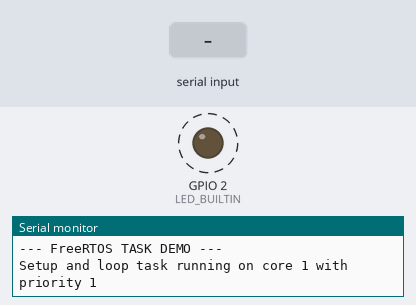
Bench run of a sketch on a simulated ESP32. Parts: output pins drawn as LEDs (lit = HIGH), the last lines printed to the serial monitor. Dashed ring = blinking. The inputs (shaded band) are chosen by the test bench.

Above: at 4.5 s.
4.6 s: "5\n" received over Serial
At 6.0 s:
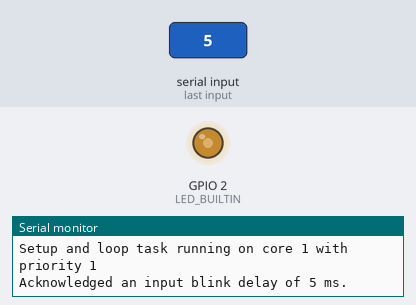
6.7 s: "90\n" received over Serial
At 7.19 s:
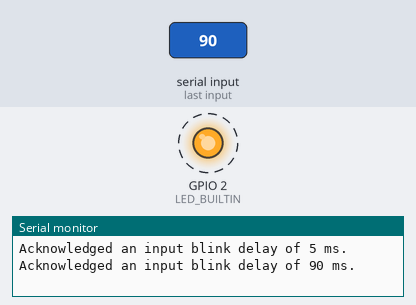
Timing chart, 0 to 16.2 s (numbered marks = the images above; inputs shaded):
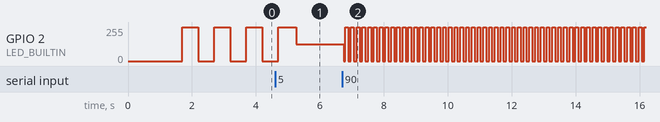

Measured:
- after the input at 6.7 s, GPIO 2 (LED_BUILTIN): alternates 255/255 for 0.09 s and 0/255 for 0.09 s, starting at once
- by itself, GPIO 2 (LED_BUILTIN): alternates 255/255 for 0.50 s and 0/255 for 0.50 s

The sketch:

1_user_input_blink_rate.ino
```cpp
#if CONFIG_FREERTOS_UNICORE
  static const BaseType_t app_cpu = 0;
#else
  static const BaseType_t app_cpu = 1;
#endif

#define LED_BUILTIN 2
#define STR_BUFFER_SIZE 25

static int ledBlinkDelayMs = 500;
static bool ledStatus = false;
static char strBuffer[STR_BUFFER_SIZE];

// Tasks
void setBlinkDelayTask(void *parameter){
  for(;;){
    int availableBytes = Serial.available();
    for(int i = 0; ((i < STR_BUFFER_SIZE) && (i < availableBytes)); i++){
        char c = Serial.read();
        if(c == '\n'){
          break;
        }
        strBuffer[i] = c;
        strBuffer[i+1] = '\0'; // Append a null
    }

    if(strlen(strBuffer) && (strspn(strBuffer, "0123456789") == strlen(strBuffer))){
      ledBlinkDelayMs = atoi(strBuffer);
      Serial.print("Acknowledged an input blink delay of ");
      Serial.print(ledBlinkDelayMs);
      Serial.println(" ms.");
      strBuffer[0] = '\0';
    }
    vTaskDelay(1000/portTICK_RATE_MS);
  }
}

void blinkTask(void *parameter){
  for(;;){
    ledStatus = !ledStatus;
    digitalWrite(LED_BUILTIN, ledStatus);
    vTaskDelay(ledBlinkDelayMs/portTICK_RATE_MS);
  }
}

// Task handles
static TaskHandle_t blinkTaskHandle = NULL;
static TaskHandle_t setBlinkDelayTaskHandle = NULL;


void setup() {
  pinMode(LED_BUILTIN, OUTPUT);
    // Configure Serial (go slow so we can watch the preemption)
  Serial.begin(300);

  // Wait a moment to start so we dont miss serial output.
  vTaskDelay(1000/portTICK_PERIOD_MS);
  Serial.println();
  Serial.println("--- FreeRTOS TASK DEMO ---");

  // Print self priority
  Serial.print("Setup and loop task running on core ");
  Serial.print(xPortGetCoreID());
  Serial.print(" with priority ");
  Serial.println(uxTaskPriorityGet(NULL));

  xTaskCreatePinnedToCore(
    blinkTask,              // Task Func Pointer
    "blinkTask",            // Task Name
    1024,                   // Stack Size
    NULL,                   // Parameter to Pass
    2,                      // Task Priority
    &blinkTaskHandle,       // Task handle
    app_cpu                 // CPU To Run IN
  );

  xTaskCreatePinnedToCore(
    setBlinkDelayTask,   // Task Func Pointer
    "setBlinkDelayTask",     // Task Name
    1024,         // Stack Size
    NULL,         // Parameter to Pass
    3,            // Task Priority
    &setBlinkDelayTaskHandle,      // Task handle
    app_cpu       // CPU To Run IN
  );

  vTaskDelete(NULL);
}

void loop() {
  // put your main code here, to run repeatedly:
  // Suspend the higher priority task for some intervals
  for(;;){
    vTaskSuspend(setBlinkDelayTaskHandle);
    if(Serial.available() > 0){
      vTaskResume(setBlinkDelayTaskHandle);
    }
    vTaskDelay(1000/portTICK_PERIOD_MS);
  }
}
```
